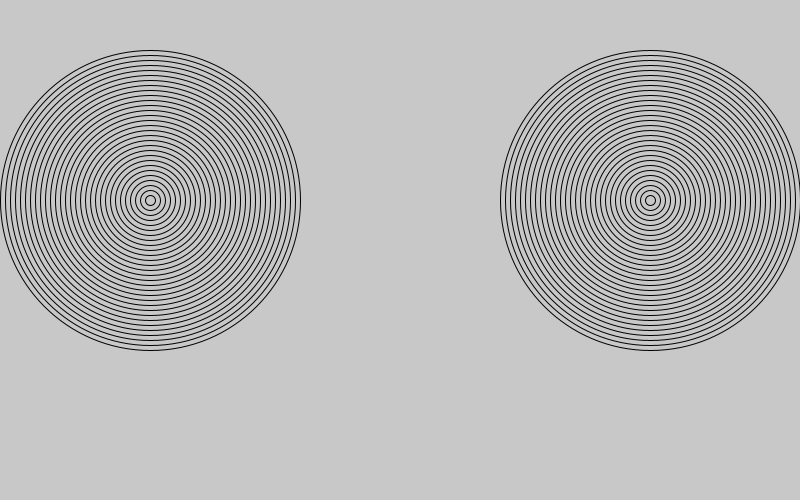
Frame 1 (no input)
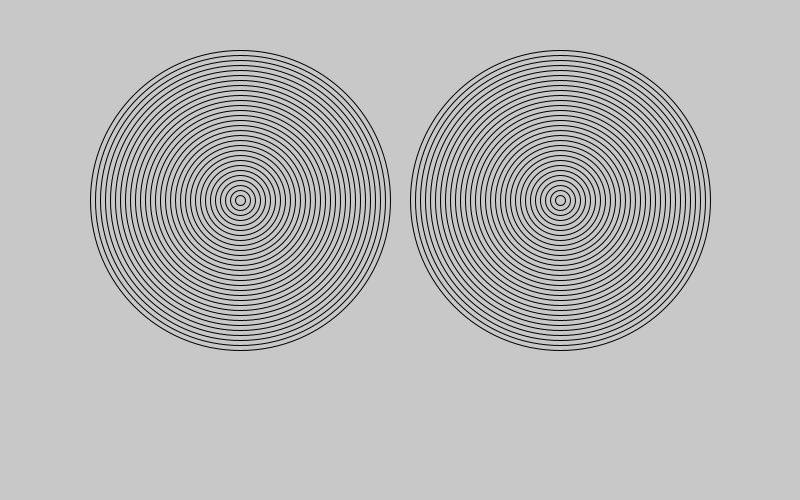
Frame 60 (the mouse pressed at the canvas centre just before this capture)
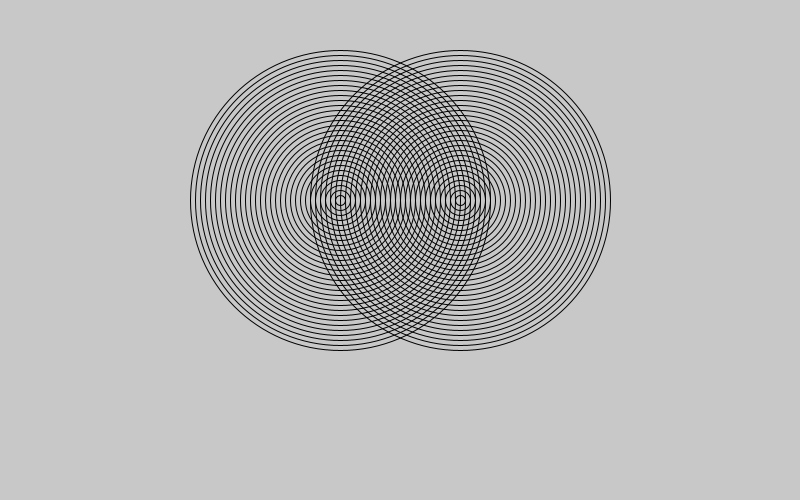
Frame 120 (the mouse held since frame 60 and released just before this capture)

The Processing sketch that drew these frames (run headless with seeded random() and noise(); from frame 60 on, the mouse is pressed at the canvas centre):

// Processing sketch: Amazing_rings
// ── Amazing_rings.pde
float r = 150;
float p = 650;
int speed = 10;
void setup(){
size(800,500);
smooth(8);
frameRate(10);
}

void draw(){
  
  background(200,200,200);
  

  for(int i=300;i>0;i=i-10){
    noFill();
  ellipse(r, 200, i,i);
  }
  r += speed;

  for(int j=300;j>0;j=j-10){
    noFill();
    ellipse(p, 200, j, j);
}
p -= speed;

  if(r==650||p==650){
    speed = -speed;
  }

  


}
